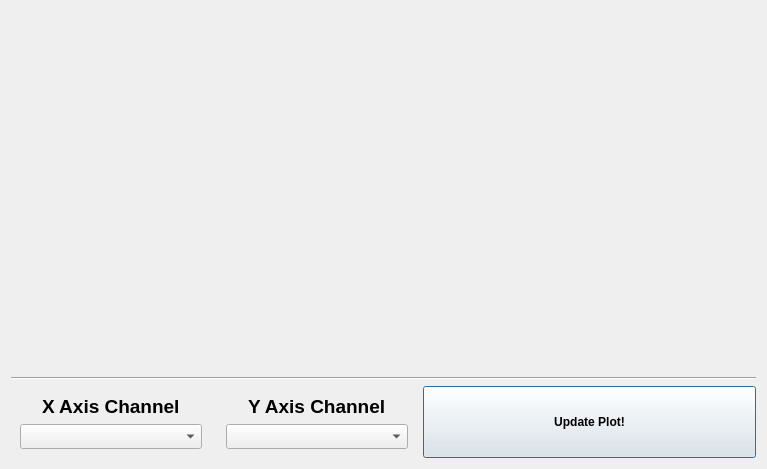
<?xml version="1.0" encoding="UTF-8"?>
<ui version="4.0">
 <class>Dialog</class>
 <widget class="QDialog" name="Dialog">
  <property name="geometry">
   <rect>
    <x>0</x>
    <y>0</y>
    <width>767</width>
    <height>469</height>
   </rect>
  </property>
  <property name="windowTitle">
   <string>Dialog</string>
  </property>
  <layout class="QVBoxLayout" name="verticalLayout">
   <item>
    <widget class="QStackedWidget" name="preview">
     <widget class="QWidget" name="page"/>
     <widget class="QWidget" name="page_2"/>
    </widget>
   </item>
   <item>
    <widget class="Line" name="line">
     <property name="orientation">
      <enum>Qt::Horizontal</enum>
     </property>
    </widget>
   </item>
   <item>
    <layout class="QHBoxLayout" name="horizontalLayout">
     <item>
      <widget class="QWidget" name="verticalWidget" native="true">
       <property name="sizePolicy">
        <sizepolicy hsizetype="Fixed" vsizetype="Preferred">
         <horstretch>0</horstretch>
         <verstretch>0</verstretch>
        </sizepolicy>
       </property>
       <property name="minimumSize">
        <size>
         <width>200</width>
         <height>0</height>
        </size>
       </property>
       <layout class="QVBoxLayout" name="verticalLayout_3">
        <item alignment="Qt::AlignHCenter">
         <widget class="QLabel" name="label">
          <property name="font">
           <font>
            <pointsize>14</pointsize>
            <weight>75</weight>
            <bold>true</bold>
           </font>
          </property>
          <property name="text">
           <string>X Axis Channel</string>
          </property>
         </widget>
        </item>
        <item>
         <widget class="QComboBox" name="x_channel">
          <property name="minimumSize">
           <size>
            <width>0</width>
            <height>25</height>
           </size>
          </property>
         </widget>
        </item>
       </layout>
      </widget>
     </item>
     <item>
      <widget class="QWidget" name="verticalWidget_2" native="true">
       <property name="sizePolicy">
        <sizepolicy hsizetype="Fixed" vsizetype="Fixed">
         <horstretch>0</horstretch>
         <verstretch>0</verstretch>
        </sizepolicy>
       </property>
       <property name="minimumSize">
        <size>
         <width>200</width>
         <height>0</height>
        </size>
       </property>
       <layout class="QVBoxLayout" name="verticalLayout_6">
        <item alignment="Qt::AlignHCenter">
         <widget class="QLabel" name="label_4">
          <property name="font">
           <font>
            <pointsize>14</pointsize>
            <weight>75</weight>
            <bold>true</bold>
           </font>
          </property>
          <property name="text">
           <string>Y Axis Channel</string>
          </property>
         </widget>
        </item>
        <item>
         <widget class="QComboBox" name="y_channel">
          <property name="minimumSize">
           <size>
            <width>0</width>
            <height>25</height>
           </size>
          </property>
         </widget>
        </item>
       </layout>
      </widget>
     </item>
     <item>
      <widget class="QPushButton" name="update">
       <property name="sizePolicy">
        <sizepolicy hsizetype="Minimum" vsizetype="Minimum">
         <horstretch>0</horstretch>
         <verstretch>0</verstretch>
        </sizepolicy>
       </property>
       <property name="font">
        <font>
         <pointsize>9</pointsize>
         <weight>75</weight>
         <bold>true</bold>
        </font>
       </property>
       <property name="text">
        <string>Update Plot!</string>
       </property>
      </widget>
     </item>
    </layout>
   </item>
  </layout>
 </widget>
 <resources/>
 <connections/>
</ui>
